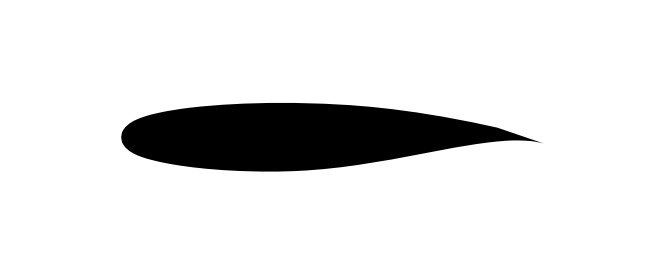
#> input picture airfoil.jpg, 665 x 275 px; the run also reads 2 pictures not shown here
$ jupyter execute --allow-errors 'Image Processing-Copy1.ipynb'
#> lines starting #> are read from the running program, lines starting #| are printed output that depends on the picture; after the words box and inside, x2 and y2 are one past the last pixel; in counts of white or black regions, pixels touching at a corner belong together
[cell 1]
import cv2
import numpy as np
import cv2
import numpy as np
import matplotlib.pyplot as plt

image = cv2.imread('airfoil.jpg')
#> image is the input picture: shape (275, 665, 3); min 0, max 255, mean 227.7
gray = cv2.cvtColor(image, cv2.COLOR_BGR2GRAY)
gray = cv2.GaussianBlur(gray, (3, 3), 0)
edged = cv2.Canny(gray, 20, 100)
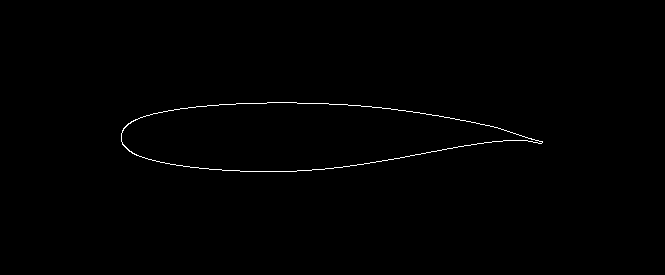
#> edged: shape (275, 665); 0.48% white in thin lines or dots, all inside (x1, y1, x2, y2) = (121, 102, 543, 172)
cnts = cv2.findContours(edged.copy(), cv2.RETR_EXTERNAL, cv2.CHAIN_APPROX_SIMPLE)[0]
#> cnts = 1 contour; box (x1, y1, x2, y2) and area: (121, 102, 543, 172) 19599

[cell 2]
import cv2
import numpy as np
img_1 = np.zeros([128,128,1],dtype=np.uint8)
img_1.fill(255)
# or img[:] = 255
cv2.imshow('Single Channel Window', img_1)
cv2.waitKey(0)
cv2.destroyAllWindows()
cv2.imwrite("background.jpg", img_1)

[cell 3]
if len(cnts) > 0:
    # grab the largest contour, then draw a mask for the pill
    c = max(cnts, key=cv2.contourArea)
#> c = contour of 237 points, box (x1, y1, x2, y2) (121, 102, 543, 172), area 19599
    mask = np.zeros(gray.shape, dtype="uint8")
    cv2.drawContours(mask, [c], -1, 255, -1)
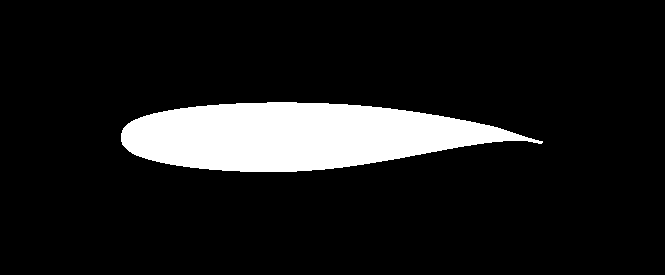
#> mask: shape (275, 665); 11% white; 1 white region, box (x1, y1, x2, y2) and area: (121, 102, 543, 172) 20028
    # compute its bounding box of pill, then extract the ROI,
    # and apply the mask
    (x, y, w, h) = cv2.boundingRect(c)
#> x = 121; y = 102; w = 422; h = 70
    imageROI2 = image[y:y + h, x:x + w]
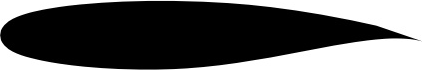
#> imageROI2: shape (70, 422, 3); min 0, max 255, mean 86.1
    maskROI = mask[y:y + h, x:x + w]
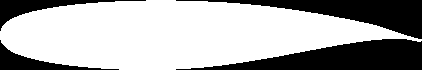
#> maskROI: shape (70, 422); 67.8% white; 4 black regions, box (x1, y1, x2, y2) and area: (176, 39, 422, 70) 4176, (176, 0, 422, 39) 3343, (0, 0, 146, 31) 1046, (0, 40, 119, 70) 947
    imageROI = cv2.bitwise_and(imageROI2, imageROI2, mask=maskROI)
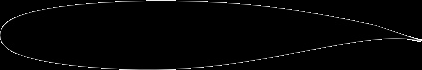
#> imageROI: shape (70, 422, 3); min 0, max 255, mean 4.1

[cell 4]
plt.imshow(imageROI)
#plt.axis("off");

[cell 5]
# Reading the image
im = cv2.imread('airfoil.jpg')
im2 = cv2.imread('output.png')
# Converting image to grayscale
imgray = cv2.cvtColor(im, cv2.COLOR_BGR2GRAY)

# Thresholding and getting contours from the image
ret, thresh = cv2.threshold(imgray, 127, 255, 0)
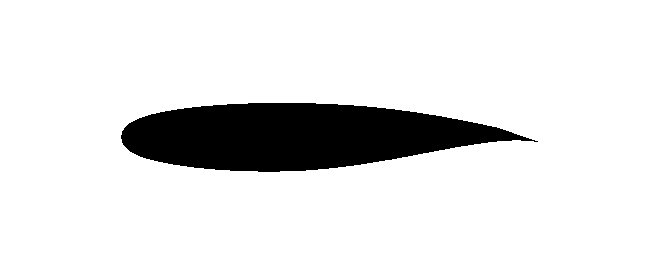
#> thresh: shape (275, 665); 89.3% white; 1 black region
contours, hierarchy = cv2.findContours(thresh, cv2.RETR_TREE, cv2.CHAIN_APPROX_SIMPLE)
#> contours = 2 contours; box (x1, y1, x2, y2) and area: (0, 0, 665, 275) 181936, (120, 102, 539, 173) 19984
im_copy = im.copy()
cv2.drawContours(im_copy, contours, 1, (255, 0, 0), 3)
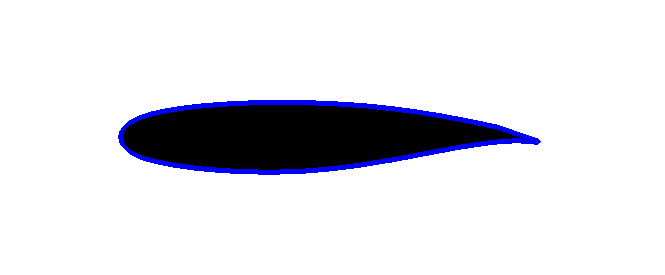
#> im_copy: shape (275, 665, 3); 2.3% of pixels changed, all inside (x1, y1, x2, y2) = (118, 100, 541, 175)
#plt.imshow(im_copy)
#plt.axis("off");

def scale_contour(cnt, scale):
    M = cv2.moments(cnt)
    cx = int(M['m10']/M['m00'])
    cy = int(M['m01']/M['m00'])

    cnt_norm = cnt - [cx, cy]
    cnt_scaled = cnt_norm * scale
    cnt_scaled = cnt_scaled + [cx, cy]
    cnt_scaled = cnt_scaled.astype(np.int32)

    return cnt_scaled

cnt_scaled = scale_contour(contours[1], 0.3)
#> in scale_contour, `M = cv2.moments(cnt)`: M = moments, m00 19984.5, centre m10/m00, m01/m00 = (297.1, 135.7)
#> in scale_contour, `cx = int(M['m10']/M['m00'])`: cx = 297
#> in scale_contour, `cy = int(M['m01']/M['m00'])`: cy = 135
#> in scale_contour, `cnt_norm = cnt - [cx, cy]`: cnt_norm = 239 rows, first 8: [-50, -32], [-49, -33], [18, -33], [19, -32], [40, -32], [41, -31], [56, -31], [57, -30]
#> in scale_contour, `cnt_scaled = cnt_norm * scale`: cnt_scaled = 239 rows, first 8: [-15, -9.6], [-14.7, -9.9], [5.4, -9.9], [5.7, -9.6], [12, -9.6], [12.3, -9.3], [16.8, -9.3], [17.1, -9]
#> in scale_contour, `cnt_scaled = cnt_scaled + [cx, cy]`: cnt_scaled = 239 rows, first 8: [282, 125.4], [282.3, 125.1], [302.4, 125.1], [302.7, 125.4], [309, 125.4], [309.3, 125.7], [313.8, 125.7], [314.1, 126]
#> in scale_contour, `cnt_scaled = cnt_scaled.astype(np.int32)`: cnt_scaled = contour of 239 points, box (x1, y1, x2, y2) (243, 125, 370, 147), area 1788

#cv2.drawContours(im2, contours, 1, (255, 0, 0), 3)
cv2.drawContours(im2, [cnt_scaled], 0, (0, 0, 0), -1)
plt.imshow(im2)
plt.axis("off");
plt.savefig('airfoil2.jpg', bbox_inches='tight', pad_inches=0.01)

##### TRIAL 1 WORKS BUT DOSEN'T VARY THE ANGLE OF ATTACK

[cell 6]
# Reading the image
im = cv2.imread('airfoil.jpg')
im2 = cv2.imread('output.png')
#im2 = cv2.imread('output.png')
# Converting image to grayscale
imgray = cv2.cvtColor(im, cv2.COLOR_BGR2GRAY)

# Thresholding and getting contours from the image
ret, thresh = cv2.threshold(imgray, 127, 255, 0)
contours, hierarchy = cv2.findContours(thresh, cv2.RETR_TREE, cv2.CHAIN_APPROX_SIMPLE)
im_copy = im.copy()
cv2.drawContours(im_copy, contours, 1, (255, 0, 0), 3)
#plt.imshow(im_copy)
#plt.axis("off");

def cart2pol(x, y):
    theta = np.arctan2(y, x)
    rho = np.hypot(x, y)
    return theta, rho


def pol2cart(theta, rho):
    x = rho * np.cos(theta)
    y = rho * np.sin(theta)
    return x, y


def rotate_contour(cnt, angle):
    global M
    M = cv2.moments(cnt)
    cx = int(M['m10']/M['m00'])
    cy = int(M['m01']/M['m00'])

    cnt_norm = cnt - [cx, cy]

    coordinates = cnt_norm[:, 0, :]
    xs, ys = coordinates[:, 0], coordinates[:, 1]
    thetas, rhos = cart2pol(xs, ys)

    thetas = np.rad2deg(thetas)
    thetas = (thetas + angle) % 360
    thetas = np.deg2rad(thetas)

    xs, ys = pol2cart(thetas, rhos)

    cnt_norm[:, 0, 0] = xs
    cnt_norm[:, 0, 1] = ys

    cnt_rotated = cnt_norm + [cx, cy]
    cnt_rotated = cnt_rotated.astype(np.int32)

    return cnt_rotated

# [9 lines of commented-out code are left out]

cnt_scaled = scale_contour(contours[1], 0.7)
#> in scale_contour (call 2), `cnt_scaled = cnt_norm * scale`: cnt_scaled = 239 rows, first 8: [-35, -22.4], [-34.3, -23.1], [12.6, -23.1], [13.3, -22.4], [28, -22.4], [28.7, -21.7], [39.2, -21.7], [39.9, -21]
#> in scale_contour (call 2), `cnt_scaled = cnt_scaled + [cx, cy]`: cnt_scaled = 239 rows, first 8: [262, 112.6], [262.7, 111.9], [309.6, 111.9], [310.3, 112.6], [325, 112.6], [325.7, 113.3], [336.2, 113.3], [336.9, 114]
#> cnt_scaled = contour of 239 points, box (x1, y1, x2, y2) (173, 111, 466, 161), area 9810
cnt_rotated = rotate_contour(cnt_scaled, 20)
#> in rotate_contour, `M = cv2.moments(cnt)`: M = moments, m00 9810.5, centre m10/m00, m01/m00 = (296.7, 135)
#> in rotate_contour, `cx = int(M['m10']/M['m00'])`: cx = 296
#> in rotate_contour, `cy = int(M['m01']/M['m00'])`: cy = 135
#> in rotate_contour, `cnt_norm = cnt - [cx, cy]`: cnt_norm = 239 rows, first 8: [-34, -23], [-34, -24], [13, -24], [14, -23], [29, -23], [29, -22], [40, -22], [40, -21]
#> in rotate_contour, `coordinates = cnt_norm[:, 0, :]`: coordinates = 239 pairs, first value -123 to 169, second value -24 to 25
#> in rotate_contour, `xs, ys = coordinates[:, 0], coordinates[:, 1]`: xs = 239 values, max 169 at index 78, min -123 at index 192, mean 25.44; ys = 239 values, max 25 at index 146, min -24 at index 1, mean 1.01
#> in cart2pol, `theta = np.arctan2(y, x)`: theta = 239 values, max 3.14 at index 195, min -3.13 at index 196, mean 0.0625
#> in cart2pol, `rho = np.hypot(x, y)`: rho = 239 values, max 169 at index 79, min 25 at index 145, mean 99.81
#> in rotate_contour, `thetas, rhos = cart2pol(xs, ys)`: thetas has the same summary as theta in cart2pol; rhos has the same summary as rho in cart2pol
#> in rotate_contour, `thetas = np.rad2deg(thetas)`: thetas = 239 values, max 180 at index 195, min -179.5 at index 196, mean 3.58
#> in rotate_contour, `thetas = (thetas + angle) % 360`: thetas = 239 values, max 359.4 at index 10, min 0.665 at index 11, mean 104.9
#> in rotate_contour, `thetas = np.deg2rad(thetas)`: thetas = 239 values, max 6.27 at index 10, min 0.0116 at index 11, mean 1.83
#> in pol2cart, `x = rho * np.cos(theta)`: x = 239 values, max 157.8 at index 78, min -117 at index 192, mean 23.56
#> in pol2cart, `y = rho * np.sin(theta)`: y = 239 values, max 61.56 at index 79, min -50.09 at index 212, mean 9.65
#> in rotate_contour, `xs, ys = pol2cart(thetas, rhos)`: xs has the same summary as x in pol2cart; ys has the same summary as y in pol2cart
#> in rotate_contour, `cnt_rotated = cnt_norm + [cx, cy]`: cnt_rotated = 239 rows, first 8: [272, 102], [273, 101], [316, 117], [317, 119], [331, 124], [330, 125], [341, 129], [340, 129]
#> in rotate_contour, `cnt_rotated = cnt_rotated.astype(np.int32)`: cnt_rotated = contour of 239 points, box (x1, y1, x2, y2) (180, 85, 454, 197), area 9628
cnt_translated = cnt_rotated + (-80,10)
#> cnt_translated = 239 rows, first 8: [192, 112], [193, 111], [236, 127], [237, 129], [251, 134], [250, 135], [261, 139], [260, 139]
#cv2.drawContours(im2, contours, 1, (0, 0, 0), 3)
cv2.drawContours(im2, [cnt_translated], 0, (0,0, 0), -1)
plt.imshow(im2)
plt.axis("off");
plt.savefig('airfoil3.jpg')

##### ATTEMPT TO VARY THE ANGLE OF ATTACK

[cell 7]
# Reading the image
im = cv2.imread('airfoil.jpg')
im2 = cv2.imread('output.png')
#im2 = cv2.imread('output.png')
# Converting image to grayscale
imgray = cv2.cvtColor(im, cv2.COLOR_BGR2GRAY)

# Thresholding and getting contours from the image
ret, thresh = cv2.threshold(imgray, 127, 255, 0)
contours, hierarchy = cv2.findContours(thresh, cv2.RETR_TREE, cv2.CHAIN_APPROX_SIMPLE)
im_copy = im.copy()
cv2.drawContours(im_copy, contours, 1, (255, 0, 0), 3)
#plt.imshow(im_copy)
#plt.axis("off");

def cart2pol(x, y):
    theta = np.arctan2(y, x)
    rho = np.hypot(x, y)
    return theta, rho


def pol2cart(theta, rho):
    x = rho * np.cos(theta)
    y = rho * np.sin(theta)
    return x, y


def rotate_contour(cnt, angle):
    global M
    M = cv2.moments(cnt)
    cx = int(M['m10']/M['m00'])
    cy = int(M['m01']/M['m00'])

    cnt_norm = cnt - [cx, cy]

    coordinates = cnt_norm[:, 0, :]
    xs, ys = coordinates[:, 0], coordinates[:, 1]
    thetas, rhos = cart2pol(xs, ys)

    thetas = np.rad2deg(thetas)
    thetas = (thetas + angle) % 360
    thetas = np.deg2rad(thetas)

    xs, ys = pol2cart(thetas, rhos)

    cnt_norm[:, 0, 0] = xs
    cnt_norm[:, 0, 1] = ys

    cnt_rotated = cnt_norm + [cx, cy]
    cnt_rotated = cnt_rotated.astype(np.int32)

    return cnt_rotated

# [9 lines of commented-out code are left out]
angle_of_attack = range(-20, 21)

for i in angle_of_attack:
    im2 = cv2.imread('output.png')
    cnt_scaled = scale_contour(contours[1], 0.7)
#> in scale_contour (call 3), `cnt_scaled = cnt_norm * scale`: cnt_scaled = 239 rows, first 8: [-35, -22.4], [-34.3, -23.1], [12.6, -23.1], [13.3, -22.4], [28, -22.4], [28.7, -21.7], [39.2, -21.7], [39.9, -21]
#> in scale_contour (call 3), `cnt_scaled = cnt_scaled + [cx, cy]`: cnt_scaled = 239 rows, first 8: [262, 112.6], [262.7, 111.9], [309.6, 111.9], [310.3, 112.6], [325, 112.6], [325.7, 113.3], [336.2, 113.3], [336.9, 114]
    cnt_rotated = rotate_contour(cnt_scaled, i)
#> in rotate_contour, `cx = int(M['m10']/M['m00'])`: cx = 296
#> in rotate_contour, `cy = int(M['m01']/M['m00'])`: cy = 135
#> in rotate_contour, `thetas, rhos = cart2pol(xs, ys)`: thetas has the same summary as theta in cart2pol; rhos has the same summary as rho in cart2pol
#> in rotate_contour, `thetas = np.rad2deg(thetas)`: thetas = 239 values, max 180 at index 195, min -179.5 at index 196, mean 3.58
#> in rotate_contour, `thetas = (thetas + angle) % 360`: thetas = 239 values, max 359.7 at index 130, min 0.807 at index 131, mean 245.7
#> in rotate_contour, `thetas = np.deg2rad(thetas)`: thetas = 239 values, max 6.28 at index 130, min 0.0141 at index 131, mean 4.29
#> in pol2cart, `x = rho * np.cos(theta)`: x = 239 values, max 160.2 at index 79, min -116.6 at index 197, mean 24.25
#> in pol2cart, `y = rho * np.sin(theta)`: y = 239 values, max 51.63 at index 177, min -54.98 at index 78, mean -7.75
#> in rotate_contour, `xs, ys = pol2cart(thetas, rhos)`: xs has the same summary as x in pol2cart; ys has the same summary as y in pol2cart
#> in rotate_contour, `cnt_rotated = cnt_norm + [cx, cy]`: cnt_rotated = 239 rows, first 8: [257, 126], [256, 125], [300, 109], [301, 109], [315, 104], [315, 105], [326, 101], [326, 102]
#> in rotate_contour, `cnt_rotated = cnt_rotated.astype(np.int32)`: cnt_rotated = contour of 239 points, box (x1, y1, x2, y2) (180, 81, 457, 187), area 9634
    cnt_translated = cnt_rotated + (-100,10)
#> cnt_translated = 239 rows, first 8: [157, 136], [156, 135], [200, 119], [201, 119], [215, 114], [215, 115], [226, 111], [226, 112]
    #cv2.drawContours(im2, contours, 1, (0, 0, 0), 3)
    cv2.drawContours(im2, [cnt_translated], 0, (0,0, 0), -1)
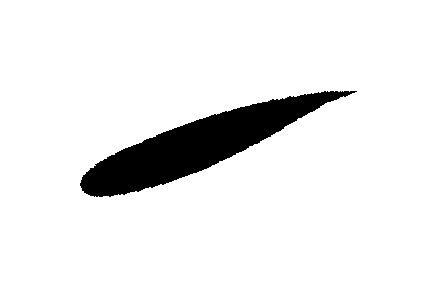
#> im2: shape (288, 432, 3); 92% white; 1 black region, box (x1, y1, x2, y2) and area: (80, 91, 357, 197) 9933
    plt.imshow(im2)
    plt.axis("off");
    plt.savefig('airfoils/airfoil' + str(i) + '.jpg')
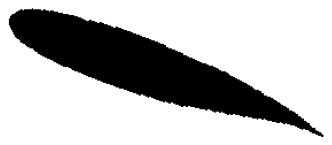
#> figure drawn by matplotlib, 1 panel

## Kcwinglet-125

[cell 8]
a = 'airfoils/kcwinglet-135/'
#> a = 'airfoils/kcwinglet-135/'
import pandas as pd
import numpy as np
#> (the rest of this cell did not finish here and is left out)

[cell 9]
#varying angles of attack
# Reading the image
im = cv2.imread(a + 'kcwinglet-135.jpg')
im2 = cv2.imread('output.png')
#im2 = cv2.imread('output.png')
# Converting image to grayscale
imgray = cv2.cvtColor(im, cv2.COLOR_BGR2GRAY)

# Thresholding and getting contours from the image
ret, thresh = cv2.threshold(imgray, 127, 255, 0)
contours, hierarchy = cv2.findContours(thresh, cv2.RETR_TREE, cv2.CHAIN_APPROX_SIMPLE)
im_copy = im.copy()
cv2.drawContours(im_copy, contours, 1, (255, 0, 0), 3)
#plt.imshow(im_copy)
#plt.axis("off");

def cart2pol(x, y):
    theta = np.arctan2(y, x)
    rho = np.hypot(x, y)
    return theta, rho


def pol2cart(theta, rho):
    x = rho * np.cos(theta)
    y = rho * np.sin(theta)
    return x, y


def rotate_contour(cnt, angle):
    global M
    M = cv2.moments(cnt)
    cx = int(M['m10']/M['m00'])
    cy = int(M['m01']/M['m00'])

    cnt_norm = cnt - [cx, cy]

    coordinates = cnt_norm[:, 0, :]
    xs, ys = coordinates[:, 0], coordinates[:, 1]
    thetas, rhos = cart2pol(xs, ys)

    thetas = np.rad2deg(thetas)
    thetas = (thetas + angle) % 360
    thetas = np.deg2rad(thetas)

    xs, ys = pol2cart(thetas, rhos)

    cnt_norm[:, 0, 0] = xs
    cnt_norm[:, 0, 1] = ys

    cnt_rotated = cnt_norm + [cx, cy]
    cnt_rotated = cnt_rotated.astype(np.int32)

    return cnt_rotated

# [9 lines of commented-out code are left out]
angle_of_attack = range(-20, 21)

for i in angle_of_attack:
    im2 = cv2.imread('output.png')
    cnt_scaled = scale_contour(contours[1], 0.7)
    cnt_rotated = rotate_contour(cnt_scaled, i)
